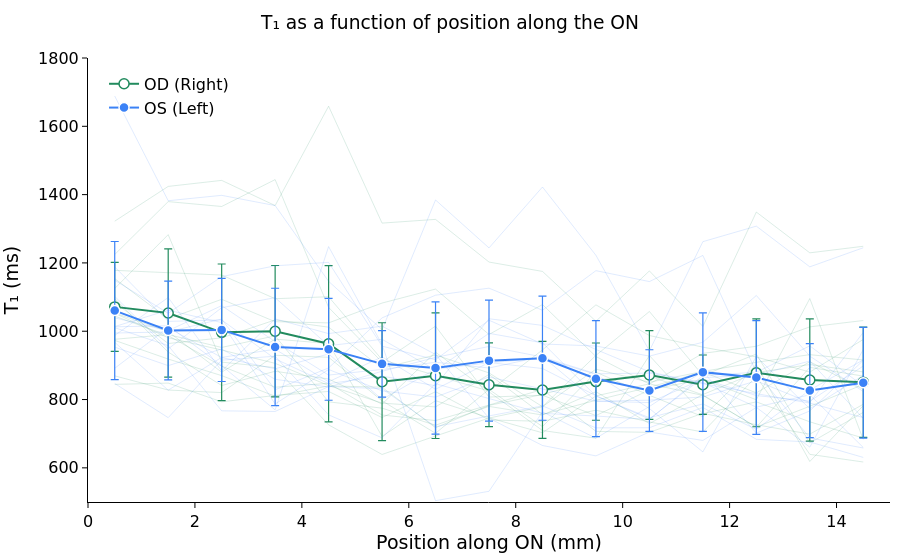

Notebook source saved alongside this figure:
### Code cell
#| label: fig1cell
from pathlib import Path
import numpy as np, pandas as pd
import plotly.graph_objects as go

PXIN, PT = 96, 96 / 72
px = lambda i: round(i * PXIN); pt = lambda p: p * PT

T1_SCALE, N_SLICES, MIN_N = 1000.0, 46, 3
C_OD, C_OS = 'rgb(34,139,94)', 'rgb(59,130,246)'
AX = dict(color='black', linecolor='black', showline=True, mirror=False, showgrid=False,
          zeroline=False, ticks='outside', tickcolor='black', fixedrange=True)

prof = pd.read_csv('data/data_profile.csv')
slice_cols = [f'T1_slice_{i:02d}' for i in range(N_SLICES)]
mm = np.arange(N_SLICES) + 0.5

fig = go.Figure()
for eye, col in [('OD', C_OD), ('OS', C_OS)]:
    M = prof.loc[prof.Eye == eye, slice_cols].to_numpy() * T1_SCALE
    if M.size == 0:
        continue
    faint = col.replace('rgb', 'rgba').replace(')', ',0.2)')
    for row in M:
        fig.add_scatter(x=mm, y=row, mode='lines', line=dict(color=faint, width=0.8),
                        hoverinfo='skip', showlegend=False, connectgaps=False)
    xs, mean, sd = [], [], []
    for j in range(N_SLICES):
        v = M[:, j]; v = v[~np.isnan(v)]
        if len(v) < MIN_N:
            continue
        xs.append(mm[j]); mean.append(v.mean()); sd.append(v.std(ddof=1))
    od = eye == 'OD'
    fig.add_scatter(x=xs, y=mean, mode='lines+markers', name='OD (Right)' if od else 'OS (Left)',
        line=dict(color=col, width=2),
        marker=dict(size=10, color='white' if od else col,
                    line=dict(color=col if od else 'white', width=1.5)),
        error_y=dict(type='data', array=sd, visible=True, color=col, thickness=1.2, width=4))

fig.update_layout(autosize=True, paper_bgcolor='white', plot_bgcolor='white',
    dragmode=False, font=dict(color='black', family='DejaVu Sans, Arial, sans-serif', size=pt(12)),
    title=dict(text='T₁ as a function of position along the ON', x=0.5, xanchor='center', font=dict(size=pt(14))),
    margin=dict(l=px(0.9), r=px(0.1), t=px(0.6), b=px(0.6)),
    xaxis=dict(**AX, title=dict(text='Position along ON (mm)', standoff=5), range=[0, 15]),
    yaxis=dict(**AX, title=dict(text='T₁ (ms)'), range=[500, 1800]),
    legend=dict(x=0.02, y=0.98, xanchor='left', yanchor='top',
                bgcolor='rgba(255,255,255,0)', borderwidth=0, font=dict(size=pt(12))))
fig.show(config={'responsive': True})

### Figure 1 — Plotly figure (JSON) as saved in the notebook; plotly's stock layout.template omitted (floating-point values rounded to 4 significant figures)
{"data": [{"connectgaps": false, "hoverinfo": "skip", "line": {"color": "rgba(34,139,94,0.2)", "width": 0.8}, "mode": "lines", "showlegend": false, "type": "scatter", "x": [0.5, 1.5, 2.5, 3.5, 4.5, 5.5, 6.5, 7.5, 8.5, 9.5, 10.5, 11.5, 12.5, 13.5, 14.5, 15.5, 16.5, 17.5, 18.5, 19.5, 20.5, 21.5, 22.5, 23.5, 24.5, 25.5, 26.5, 27.5, 28.5, 29.5, 30.5, 31.5, 32.5, 33.5, 34.5, 35.5, 36.5, 37.5, 38.5, 39.5, 40.5, 41.5, 42.5, 43.5, 44.5, 45.5], "y": [973.2, 918.6, 870.1, 809.8, 839.9, 836.1, 717.4, 782.9, 814.7, 858.1, 868.9, 813.5, 718.9, 894.3, 868.5, NaN, NaN, NaN, NaN, NaN, NaN, NaN, NaN, NaN, NaN, NaN, NaN, NaN, NaN, NaN, NaN, NaN, NaN, NaN, NaN, NaN, NaN, NaN, NaN, NaN, NaN, NaN, NaN, NaN, NaN, NaN]}, {"connectgaps": false, "hoverinfo": "skip", "line": {"color": "rgba(34,139,94,0.2)", "width": 0.8}, "mode": "lines", "showlegend": false, "type": "scatter", "x": [0.5, 1.5, 2.5, 3.5, 4.5, 5.5, 6.5, 7.5, 8.5, 9.5, 10.5, 11.5, 12.5, 13.5, 14.5, 15.5, 16.5, 17.5, 18.5, 19.5, 20.5, 21.5, 22.5, 23.5, 24.5, 25.5, 26.5, 27.5, 28.5, 29.5, 30.5, 31.5, 32.5, 33.5, 34.5, 35.5, 36.5, 37.5, 38.5, 39.5, 40.5, 41.5, 42.5, 43.5, 44.5, 45.5], "y": [869.3, 827.8, 820.3, 929.6, 923.7, 796.2, 701.2, 829.7, 720.8, 880.1, 812.4, 749.8, 902.4, 618.6, 782.1, NaN, NaN, NaN, NaN, NaN, NaN, NaN, NaN, NaN, NaN, NaN, NaN, NaN, NaN, NaN, NaN, NaN, NaN, NaN, NaN, NaN, NaN, NaN, NaN, NaN, NaN, NaN, NaN, NaN, NaN, NaN]}, {"connectgaps": false, "hoverinfo": "skip", "line": {"color": "rgba(34,139,94,0.2)", "width": 0.8}, "mode": "lines", "showlegend": false, "type": "scatter", "x": [0.5, 1.5, 2.5, 3.5, 4.5, 5.5, 6.5, 7.5, 8.5, 9.5, 10.5, 11.5, 12.5, 13.5, 14.5, 15.5, 16.5, 17.5, 18.5, 19.5, 20.5, 21.5, 22.5, 23.5, 24.5, 25.5, 26.5, 27.5, 28.5, 29.5, 30.5, 31.5, 32.5, 33.5, 34.5, 35.5, 36.5, 37.5, 38.5, 39.5, 40.5, 41.5, 42.5, 43.5, 44.5, 45.5], "y": [1085.0, 964.0, 980.6, 1033.0, 1012.0, 891.8, 930.5, 878.0, 779.1, 888.8, 850.7, 882.1, 909.0, 931.4, 915.8, NaN, NaN, NaN, NaN, NaN, NaN, NaN, NaN, NaN, NaN, NaN, NaN, NaN, NaN, NaN, NaN, NaN, NaN, NaN, NaN, NaN, NaN, NaN, NaN, NaN, NaN, NaN, NaN, NaN, NaN, NaN]}, {"connectgaps": false, "hoverinfo": "skip", "line": {"color": "rgba(34,139,94,0.2)", "width": 0.8}, "mode": "lines", "showlegend": false, "type": "scatter", "x": [0.5, 1.5, 2.5, 3.5, 4.5, 5.5, 6.5, 7.5, 8.5, 9.5, 10.5, 11.5, 12.5, 13.5, 14.5, 15.5, 16.5, 17.5, 18.5, 19.5, 20.5, 21.5, 22.5, 23.5, 24.5, 25.5, 26.5, 27.5, 28.5, 29.5, 30.5, 31.5, 32.5, 33.5, 34.5, 35.5, 36.5, 37.5, 38.5, 39.5, 40.5, 41.5, 42.5, 43.5, 44.5, 45.5], "y": [844.4, 848.2, 793.3, 812.0, 823.7, 747.3, 822.9, 740.3, 736.2, 768.8, 734.4, 704.9, 867.4, 639.5, 617.1, NaN, NaN, NaN, NaN, NaN, NaN, NaN, NaN, NaN, NaN, NaN, NaN, NaN, NaN, NaN, NaN, NaN, NaN, NaN, NaN, NaN, NaN, NaN, NaN, NaN, NaN, NaN, NaN, NaN, NaN, NaN]}, {"connectgaps": false, "hoverinfo": "skip", "line": {"color": "rgba(34,139,94,0.2)", "width": 0.8}, "mode": "lines", "showlegend": false, "type": "scatter", "x": [0.5, 1.5, 2.5, 3.5, 4.5, 5.5, 6.5, 7.5, 8.5, 9.5, 10.5, 11.5, 12.5, 13.5, 14.5, 15.5, 16.5, 17.5, 18.5, 19.5, 20.5, 21.5, 22.5, 23.5, 24.5, 25.5, 26.5, 27.5, 28.5, 29.5, 30.5, 31.5, 32.5, 33.5, 34.5, 35.5, 36.5, 37.5, 38.5, 39.5, 40.5, 41.5, 42.5, 43.5, 44.5, 45.5], "y": [1322.0, 1424.0, 1442.0, 1368.0, 1659.0, 1317.0, 1327.0, 1203.0, 1175.0, 1029.0, 1177.0, 1014.0, 1349.0, 1230.0, 1249.0, NaN, NaN, NaN, NaN, NaN, NaN, NaN, NaN, NaN, NaN, NaN, NaN, NaN, NaN, NaN, NaN, NaN, NaN, NaN, NaN, NaN, NaN, NaN, NaN, NaN, NaN, NaN, NaN, NaN, NaN, NaN]}, {"connectgaps": false, "hoverinfo": "skip", "line": {"color": "rgba(34,139,94,0.2)", "width": 0.8}, "mode": "lines", "showlegend": false, "type": "scatter", "x": [0.5, 1.5, 2.5, 3.5, 4.5, 5.5, 6.5, 7.5, 8.5, 9.5, 10.5, 11.5, 12.5, 13.5, 14.5, 15.5, 16.5, 17.5, 18.5, 19.5, 20.5, 21.5, 22.5, 23.5, 24.5, 25.5, 26.5, 27.5, 28.5, 29.5, 30.5, 31.5, 32.5, 33.5, 34.5, 35.5, 36.5, 37.5, 38.5, 39.5, 40.5, 41.5, 42.5, 43.5, 44.5, 45.5], "y": [1225.0, 1379.0, 1365.0, 1444.0, 1070.0, 909.4, 1015.0, 807.2, 812.7, 753.0, 828.1, 859.5, 799.3, 1096.0, 682.9, NaN, NaN, NaN, NaN, NaN, NaN, NaN, NaN, NaN, NaN, NaN, NaN, NaN, NaN, NaN, NaN, NaN, NaN, NaN, NaN, NaN, NaN, NaN, NaN, NaN, NaN, NaN, NaN, NaN, NaN, NaN]}, {"connectgaps": false, "hoverinfo": "skip", "line": {"color": "rgba(34,139,94,0.2)", "width": 0.8}, "mode": "lines", "showlegend": false, "type": "scatter", "x": [0.5, 1.5, 2.5, 3.5, 4.5, 5.5, 6.5, 7.5, 8.5, 9.5, 10.5, 11.5, 12.5, 13.5, 14.5, 15.5, 16.5, 17.5, 18.5, 19.5, 20.5, 21.5, 22.5, 23.5, 24.5, 25.5, 26.5, 27.5, 28.5, 29.5, 30.5, 31.5, 32.5, 33.5, 34.5, 35.5, 36.5, 37.5, 38.5, 39.5, 40.5, 41.5, 42.5, 43.5, 44.5, 45.5], "y": [976.4, 990.2, 952.5, 986.5, 793.3, 774.7, 724.8, 779.9, 754.7, 822.9, 729.6, 814.7, 878.9, 902.4, 880.8, NaN, NaN, NaN, NaN, NaN, NaN, NaN, NaN, NaN, NaN, NaN, NaN, NaN, NaN, NaN, NaN, NaN, NaN, NaN, NaN, NaN, NaN, NaN, NaN, NaN, NaN, NaN, NaN, NaN, NaN, NaN]}, {"connectgaps": false, "hoverinfo": "skip", "line": {"color": "rgba(34,139,94,0.2)", "width": 0.8}, "mode": "lines", "showlegend": false, "type": "scatter", "x": [0.5, 1.5, 2.5, 3.5, 4.5, 5.5, 6.5, 7.5, 8.5, 9.5, 10.5, 11.5, 12.5, 13.5, 14.5, 15.5, 16.5, 17.5, 18.5, 19.5, 20.5, 21.5, 22.5, 23.5, 24.5, 25.5, 26.5, 27.5, 28.5, 29.5, 30.5, 31.5, 32.5, 33.5, 34.5, 35.5, 36.5, 37.5, 38.5, 39.5, 40.5, 41.5, 42.5, 43.5, 44.5, 45.5], "y": [1096.0, 939.1, 841.0, 882.8, 860.1, 786.6, 938.7, 822.6, 709.3, 686.9, 928.8, 758.4, 793.3, 734.7, 687.2, NaN, NaN, NaN, NaN, NaN, NaN, NaN, NaN, NaN, NaN, NaN, NaN, NaN, NaN, NaN, NaN, NaN, NaN, NaN, NaN, NaN, NaN, NaN, NaN, NaN, NaN, NaN, NaN, NaN, NaN, NaN]}, {"connectgaps": false, "hoverinfo": "skip", "line": {"color": "rgba(34,139,94,0.2)", "width": 0.8}, "mode": "lines", "showlegend": false, "type": "scatter", "x": [0.5, 1.5, 2.5, 3.5, 4.5, 5.5, 6.5, 7.5, 8.5, 9.5, 10.5, 11.5, 12.5, 13.5, 14.5, 15.5, 16.5, 17.5, 18.5, 19.5, 20.5, 21.5, 22.5, 23.5, 24.5, 25.5, 26.5, 27.5, 28.5, 29.5, 30.5, 31.5, 32.5, 33.5, 34.5, 35.5, 36.5, 37.5, 38.5, 39.5, 40.5, 41.5, 42.5, 43.5, 44.5, 45.5], "y": [1154.0, 1037.0, 1093.0, 1028.0, 1024.0, 1083.0, 1123.0, 990.4, 1078.0, 925.9, 845.3, 935.2, 955.9, 1013.0, 1031.0, NaN, NaN, NaN, NaN, NaN, NaN, NaN, NaN, NaN, NaN, NaN, NaN, NaN, NaN, NaN, NaN, NaN, NaN, NaN, NaN, NaN, NaN, NaN, NaN, NaN, NaN, NaN, NaN, NaN, NaN, NaN]}, {"connectgaps": false, "hoverinfo": "skip", "line": {"color": "rgba(34,139,94,0.2)", "width": 0.8}, "mode": "lines", "showlegend": false, "type": "scatter", "x": [0.5, 1.5, 2.5, 3.5, 4.5, 5.5, 6.5, 7.5, 8.5, 9.5, 10.5, 11.5, 12.5, 13.5, 14.5, 15.5, 16.5, 17.5, 18.5, 19.5, 20.5, 21.5, 22.5, 23.5, 24.5, 25.5, 26.5, 27.5, 28.5, 29.5, 30.5, 31.5, 32.5, 33.5, 34.5, 35.5, 36.5, 37.5, 38.5, 39.5, 40.5, 41.5, 42.5, 43.5, 44.5, 45.5], "y": [1125.0, 1283.0, 909.5, 893.5, 725.9, 639.2, 693.1, 745.8, 778.8, 929.2, 1058.0, 870.5, 933.1, 672.8, 762.5, NaN, NaN, NaN, NaN, NaN, NaN, NaN, NaN, NaN, NaN, NaN, NaN, NaN, NaN, NaN, NaN, NaN, NaN, NaN, NaN, NaN, NaN, NaN, NaN, NaN, NaN, NaN, NaN, NaN, NaN, NaN]}, {"connectgaps": false, "hoverinfo": "skip", "line": {"color": "rgba(34,139,94,0.2)", "width": 0.8}, "mode": "lines", "showlegend": false, "type": "scatter", "x": [0.5, 1.5, 2.5, 3.5, 4.5, 5.5, 6.5, 7.5, 8.5, 9.5, 10.5, 11.5, 12.5, 13.5, 14.5, 15.5, 16.5, 17.5, 18.5, 19.5, 20.5, 21.5, 22.5, 23.5, 24.5, 25.5, 26.5, 27.5, 28.5, 29.5, 30.5, 31.5, 32.5, 33.5, 34.5, 35.5, 36.5, 37.5, 38.5, 39.5, 40.5, 41.5, 42.5, 43.5, 44.5, 45.5], "y": [1053.0, 980.9, 945.0, 906.0, 841.0, 789.6, 778.4, 873.5, 756.2, 797.7, 836.1, 880.8, 819.6, 910.7, 829.7, NaN, NaN, NaN, NaN, NaN, NaN, NaN, NaN, NaN, NaN, NaN, NaN, NaN, NaN, NaN, NaN, NaN, NaN, NaN, NaN, NaN, NaN, NaN, NaN, NaN, NaN, NaN, NaN, NaN, NaN, NaN]}, {"connectgaps": false, "hoverinfo": "skip", "line": {"color": "rgba(34,139,94,0.2)", "width": 0.8}, "mode": "lines", "showlegend": false, "type": "scatter", "x": [0.5, 1.5, 2.5, 3.5, 4.5, 5.5, 6.5, 7.5, 8.5, 9.5, 10.5, 11.5, 12.5, 13.5, 14.5, 15.5, 16.5, 17.5, 18.5, 19.5, 20.5, 21.5, 22.5, 23.5, 24.5, 25.5, 26.5, 27.5, 28.5, 29.5, 30.5, 31.5, 32.5, 33.5, 34.5, 35.5, 36.5, 37.5, 38.5, 39.5, 40.5, 41.5, 42.5, 43.5, 44.5, 45.5], "y": [1178.0, 1171.0, 1165.0, 1095.0, 1101.0, 916.6, 871.2, 824.8, 945.3, 1077.0, 987.4, 953.3, 924.6, 880.5, 975.9, NaN, NaN, NaN, NaN, NaN, NaN, NaN, NaN, NaN, NaN, NaN, NaN, NaN, NaN, NaN, NaN, NaN, NaN, NaN, NaN, NaN, NaN, NaN, NaN, NaN, NaN, NaN, NaN, NaN, NaN, NaN]}, {"connectgaps": false, "hoverinfo": "skip", "line": {"color": "rgba(34,139,94,0.2)", "width": 0.8}, "mode": "lines", "showlegend": false, "type": "scatter", "x": [0.5, 1.5, 2.5, 3.5, 4.5, 5.5, 6.5, 7.5, 8.5, 9.5, 10.5, 11.5, 12.5, 13.5, 14.5, 15.5, 16.5, 17.5, 18.5, 19.5, 20.5, 21.5, 22.5, 23.5, 24.5, 25.5, 26.5, 27.5, 28.5, 29.5, 30.5, 31.5, 32.5, 33.5, 34.5, 35.5, 36.5, 37.5, 38.5, 39.5, 40.5, 41.5, 42.5, 43.5, 44.5, 45.5], "y": [1044.0, 987.3, 897.7, 836.1, 847.4, 754.7, 738.4, 783.6, 829.3, 706.8, 703.8, 759.9, 726.3, 698.7, 786.2, NaN, NaN, NaN, NaN, NaN, NaN, NaN, NaN, NaN, NaN, NaN, NaN, NaN, NaN, NaN, NaN, NaN, NaN, NaN, NaN, NaN, NaN, NaN, NaN, NaN, NaN, NaN, NaN, NaN, NaN, NaN]}, {"connectgaps": false, "hoverinfo": "skip", "line": {"color": "rgba(34,139,94,0.2)", "width": 0.8}, "mode": "lines", "showlegend": false, "type": "scatter", "x": [0.5, 1.5, 2.5, 3.5, 4.5, 5.5, 6.5, 7.5, 8.5, 9.5, 10.5, 11.5, 12.5, 13.5, 14.5, 15.5, 16.5, 17.5, 18.5, 19.5, 20.5, 21.5, 22.5, 23.5, 24.5, 25.5, 26.5, 27.5, 28.5, 29.5, 30.5, 31.5, 32.5, 33.5, 34.5, 35.5, 36.5, 37.5, 38.5, 39.5, 40.5, 41.5, 42.5, 43.5, 44.5, 45.5], "y": [1053.0, 998.7, 880.1, 976.8, 964.3, 692.0, 796.6, 746.5, 702.7, 810.5, 845.9, 812.0, 719.6, 780.3, 844.0, NaN, NaN, NaN, NaN, NaN, NaN, NaN, NaN, NaN, NaN, NaN, NaN, NaN, NaN, NaN, NaN, NaN, NaN, NaN, NaN, NaN, NaN, NaN, NaN, NaN, NaN, NaN, NaN, NaN, NaN, NaN]}, {"error_y": {"array": [130.3, 188.0, 200.0, 192.4, 228.9, 172.5, 184.0, 122.7, 142.0, 113.1, 130.1, 86.99, 158.1, 179.0, 161.4], "color": "rgb(34,139,94)", "thickness": 1.2, "type": "data", "visible": true, "width": 4}, "line": {"color": "rgb(34,139,94)", "width": 2}, "marker": {"color": "white", "line": {"color": "rgb(34,139,94)", "width": 1.5}, "size": 10}, "mode": "lines+markers", "name": "OD (Right)", "type": "scatter", "x": [0.5, 1.5, 2.5, 3.5, 4.5, 5.5, 6.5, 7.5, 8.5, 9.5, 10.5, 11.5, 12.5, 13.5, 14.5], "y": [1071.0, 1053.0, 996.8, 1000.0, 963.2, 852.4, 869.9, 843.4, 828.1, 852.5, 871.8, 843.5, 878.4, 857.3, 850.9]}, {"connectgaps": false, "hoverinfo": "skip", "line": {"color": "rgba(59,130,246,0.2)", "width": 0.8}, "mode": "lines", "showlegend": false, "type": "scatter", "x": [0.5, 1.5, 2.5, 3.5, 4.5, 5.5, 6.5, 7.5, 8.5, 9.5, 10.5, 11.5, 12.5, 13.5, 14.5, 15.5, 16.5, 17.5, 18.5, 19.5, 20.5, 21.5, 22.5, 23.5, 24.5, 25.5, 26.5, 27.5, 28.5, 29.5, 30.5, 31.5, 32.5, 33.5, 34.5, 35.5, 36.5, 37.5, 38.5, 39.5, 40.5, 41.5, 42.5, 43.5, 44.5, 45.5], "y": [953.3, 899.3, 948.1, 859.3, 836.5, 882.8, 923.3, 955.4, 924.5, 875.4, 877.4, 849.7, 777.7, 813.9, 659.6, NaN, NaN, NaN, NaN, NaN, NaN, NaN, NaN, NaN, NaN, NaN, NaN, NaN, NaN, NaN, NaN, NaN, NaN, NaN, NaN, NaN, NaN, NaN, NaN, NaN, NaN, NaN, NaN, NaN, NaN, NaN]}, {"connectgaps": false, "hoverinfo": "skip", "line": {"color": "rgba(59,130,246,0.2)", "width": 0.8}, "mode": "lines", "showlegend": false, "type": "scatter", "x": [0.5, 1.5, 2.5, 3.5, 4.5, 5.5, 6.5, 7.5, 8.5, 9.5, 10.5, 11.5, 12.5, 13.5, 14.5, 15.5, 16.5, 17.5, 18.5, 19.5, 20.5, 21.5, 22.5, 23.5, 24.5, 25.5, 26.5, 27.5, 28.5, 29.5, 30.5, 31.5, 32.5, 33.5, 34.5, 35.5, 36.5, 37.5, 38.5, 39.5, 40.5, 41.5, 42.5, 43.5, 44.5, 45.5], "y": [847.1, 746.9, 915.4, 926.8, 755.0, 688.0, 846.3, 803.7, 759.5, 751.7, 741.7, 870.1, 880.1, 687.6, 658.1, NaN, NaN, NaN, NaN, NaN, NaN, NaN, NaN, NaN, NaN, NaN, NaN, NaN, NaN, NaN, NaN, NaN, NaN, NaN, NaN, NaN, NaN, NaN, NaN, NaN, NaN, NaN, NaN, NaN, NaN, NaN]}, {"connectgaps": false, "hoverinfo": "skip", "line": {"color": "rgba(59,130,246,0.2)", "width": 0.8}, "mode": "lines", "showlegend": false, "type": "scatter", "x": [0.5, 1.5, 2.5, 3.5, 4.5, 5.5, 6.5, 7.5, 8.5, 9.5, 10.5, 11.5, 12.5, 13.5, 14.5, 15.5, 16.5, 17.5, 18.5, 19.5, 20.5, 21.5, 22.5, 23.5, 24.5, 25.5, 26.5, 27.5, 28.5, 29.5, 30.5, 31.5, 32.5, 33.5, 34.5, 35.5, 36.5, 37.5, 38.5, 39.5, 40.5, 41.5, 42.5, 43.5, 44.5, 45.5], "y": [1102.0, 948.2, 1069.0, 1098.0, 957.6, 976.4, 886.3, 993.8, 966.1, 810.1, 746.7, 787.1, 712.6, 827.7, 916.2, NaN, NaN, NaN, NaN, NaN, NaN, NaN, NaN, NaN, NaN, NaN, NaN, NaN, NaN, NaN, NaN, NaN, NaN, NaN, NaN, NaN, NaN, NaN, NaN, NaN, NaN, NaN, NaN, NaN, NaN, NaN]}, {"connectgaps": false, "hoverinfo": "skip", "line": {"color": "rgba(59,130,246,0.2)", "width": 0.8}, "mode": "lines", "showlegend": false, "type": "scatter", "x": [0.5, 1.5, 2.5, 3.5, 4.5, 5.5, 6.5, 7.5, 8.5, 9.5, 10.5, 11.5, 12.5, 13.5, 14.5, 15.5, 16.5, 17.5, 18.5, 19.5, 20.5, 21.5, 22.5, 23.5, 24.5, 25.5, 26.5, 27.5, 28.5, 29.5, 30.5, 31.5, 32.5, 33.5, 34.5, 35.5, 36.5, 37.5, 38.5, 39.5, 40.5, 41.5, 42.5, 43.5, 44.5, 45.5], "y": [967.5, 827.5, 923.3, 947.3, 852.0, 924.9, 830.1, 908.3, 890.8, 811.3, 742.8, 864.3, 871.2, 912.7, 744.7, NaN, NaN, NaN, NaN, NaN, NaN, NaN, NaN, NaN, NaN, NaN, NaN, NaN, NaN, NaN, NaN, NaN, NaN, NaN, NaN, NaN, NaN, NaN, NaN, NaN, NaN, NaN, NaN, NaN, NaN, NaN]}, {"connectgaps": false, "hoverinfo": "skip", "line": {"color": "rgba(59,130,246,0.2)", "width": 0.8}, "mode": "lines", "showlegend": false, "type": "scatter", "x": [0.5, 1.5, 2.5, 3.5, 4.5, 5.5, 6.5, 7.5, 8.5, 9.5, 10.5, 11.5, 12.5, 13.5, 14.5, 15.5, 16.5, 17.5, 18.5, 19.5, 20.5, 21.5, 22.5, 23.5, 24.5, 25.5, 26.5, 27.5, 28.5, 29.5, 30.5, 31.5, 32.5, 33.5, 34.5, 35.5, 36.5, 37.5, 38.5, 39.5, 40.5, 41.5, 42.5, 43.5, 44.5, 45.5], "y": [1689.0, 1382.0, 1398.0, 1368.0, 1146.0, 1004.0, 1384.0, 1244.0, 1422.0, 1222.0, 942.6, 1262.0, 1308.0, 1189.0, 1244.0, NaN, NaN, NaN, NaN, NaN, NaN, NaN, NaN, NaN, NaN, NaN, NaN, NaN, NaN, NaN, NaN, NaN, NaN, NaN, NaN, NaN, NaN, NaN, NaN, NaN, NaN, NaN, NaN, NaN, NaN, NaN]}, {"connectgaps": false, "hoverinfo": "skip", "line": {"color": "rgba(59,130,246,0.2)", "width": 0.8}, "mode": "lines", "showlegend": false, "type": "scatter", "x": [0.5, 1.5, 2.5, 3.5, 4.5, 5.5, 6.5, 7.5, 8.5, 9.5, 10.5, 11.5, 12.5, 13.5, 14.5, 15.5, 16.5, 17.5, 18.5, 19.5, 20.5, 21.5, 22.5, 23.5, 24.5, 25.5, 26.5, 27.5, 28.5, 29.5, 30.5, 31.5, 32.5, 33.5, 34.5, 35.5, 36.5, 37.5, 38.5, 39.5, 40.5, 41.5, 42.5, 43.5, 44.5, 45.5], "y": [1188.0, 1029.0, 1033.0, 919.1, 846.5, 868.7, 840.3, 1037.0, 1017.0, 946.6, 881.3, 846.5, 817.3, 789.6, 747.1, NaN, NaN, NaN, NaN, NaN, NaN, NaN, NaN, NaN, NaN, NaN, NaN, NaN, NaN, NaN, NaN, NaN, NaN, NaN, NaN, NaN, NaN, NaN, NaN, NaN, NaN, NaN, NaN, NaN, NaN, NaN]}, {"connectgaps": false, "hoverinfo": "skip", "line": {"color": "rgba(59,130,246,0.2)", "width": 0.8}, "mode": "lines", "showlegend": false, "type": "scatter", "x": [0.5, 1.5, 2.5, 3.5, 4.5, 5.5, 6.5, 7.5, 8.5, 9.5, 10.5, 11.5, 12.5, 13.5, 14.5, 15.5, 16.5, 17.5, 18.5, 19.5, 20.5, 21.5, 22.5, 23.5, 24.5, 25.5, 26.5, 27.5, 28.5, 29.5, 30.5, 31.5, 32.5, 33.5, 34.5, 35.5, 36.5, 37.5, 38.5, 39.5, 40.5, 41.5, 42.5, 43.5, 44.5, 45.5], "y": [891.6, 1010.0, 922.9, 890.1, 933.5, 800.3, 889.3, 907.5, 921.3, 873.5, 773.6, 646.6, 926.1, 772.9, 870.8, NaN, NaN, NaN, NaN, NaN, NaN, NaN, NaN, NaN, NaN, NaN, NaN, NaN, NaN, NaN, NaN, NaN, NaN, NaN, NaN, NaN, NaN, NaN, NaN, NaN, NaN, NaN, NaN, NaN, NaN, NaN]}, {"connectgaps": false, "hoverinfo": "skip", "line": {"color": "rgba(59,130,246,0.2)", "width": 0.8}, "mode": "lines", "showlegend": false, "type": "scatter", "x": [0.5, 1.5, 2.5, 3.5, 4.5, 5.5, 6.5, 7.5, 8.5, 9.5, 10.5, 11.5, 12.5, 13.5, 14.5, 15.5, 16.5, 17.5, 18.5, 19.5, 20.5, 21.5, 22.5, 23.5, 24.5, 25.5, 26.5, 27.5, 28.5, 29.5, 30.5, 31.5, 32.5, 33.5, 34.5, 35.5, 36.5, 37.5, 38.5, 39.5, 40.5, 41.5, 42.5, 43.5, 44.5, 45.5], "y": [1039.0, 1002.0, 1075.0, 969.5, 871.6, 888.1, 909.1, 892.4, 926.1, 795.1, 791.1, 860.1, 811.6, 795.1, 898.1, NaN, NaN, NaN, NaN, NaN, NaN, NaN, NaN, NaN, NaN, NaN, NaN, NaN, NaN, NaN, NaN, NaN, NaN, NaN, NaN, NaN, NaN, NaN, NaN, NaN, NaN, NaN, NaN, NaN, NaN, NaN]}, {"connectgaps": false, "hoverinfo": "skip", "line": {"color": "rgba(59,130,246,0.2)", "width": 0.8}, "mode": "lines", "showlegend": false, "type": "scatter", "x": [0.5, 1.5, 2.5, 3.5, 4.5, 5.5, 6.5, 7.5, 8.5, 9.5, 10.5, 11.5, 12.5, 13.5, 14.5, 15.5, 16.5, 17.5, 18.5, 19.5, 20.5, 21.5, 22.5, 23.5, 24.5, 25.5, 26.5, 27.5, 28.5, 29.5, 30.5, 31.5, 32.5, 33.5, 34.5, 35.5, 36.5, 37.5, 38.5, 39.5, 40.5, 41.5, 42.5, 43.5, 44.5, 45.5], "y": [994.7, 998.1, 1036.0, 828.5, 892.6, 1039.0, 1105.0, 1126.0, 1061.0, 1177.0, 1145.0, 1222.0, 879.6, 957.2, 839.4, NaN, NaN, NaN, NaN, NaN, NaN, NaN, NaN, NaN, NaN, NaN, NaN, NaN, NaN, NaN, NaN, NaN, NaN, NaN, NaN, NaN, NaN, NaN, NaN, NaN, NaN, NaN, NaN, NaN, NaN, NaN]}, {"connectgaps": false, "hoverinfo": "skip", "line": {"color": "rgba(59,130,246,0.2)", "width": 0.8}, "mode": "lines", "showlegend": false, "type": "scatter", "x": [0.5, 1.5, 2.5, 3.5, 4.5, 5.5, 6.5, 7.5, 8.5, 9.5, 10.5, 11.5, 12.5, 13.5, 14.5, 15.5, 16.5, 17.5, 18.5, 19.5, 20.5, 21.5, 22.5, 23.5, 24.5, 25.5, 26.5, 27.5, 28.5, 29.5, 30.5, 31.5, 32.5, 33.5, 34.5, 35.5, 36.5, 37.5, 38.5, 39.5, 40.5, 41.5, 42.5, 43.5, 44.5, 45.5], "y": [1013.0, 1016.0, 899.3, 769.5, 1248.0, 961.0, 503.9, 531.4, 764.0, 686.9, 779.5, 882.4, 701.6, 766.5, 914.6, NaN, NaN, NaN, NaN, NaN, NaN, NaN, NaN, NaN, NaN, NaN, NaN, NaN, NaN, NaN, NaN, NaN, NaN, NaN, NaN, NaN, NaN, NaN, NaN, NaN, NaN, NaN, NaN, NaN, NaN, NaN]}, {"connectgaps": false, "hoverinfo": "skip", "line": {"color": "rgba(59,130,246,0.2)", "width": 0.8}, "mode": "lines", "showlegend": false, "type": "scatter", "x": [0.5, 1.5, 2.5, 3.5, 4.5, 5.5, 6.5, 7.5, 8.5, 9.5, 10.5, 11.5, 12.5, 13.5, 14.5, 15.5, 16.5, 17.5, 18.5, 19.5, 20.5, 21.5, 22.5, 23.5, 24.5, 25.5, 26.5, 27.5, 28.5, 29.5, 30.5, 31.5, 32.5, 33.5, 34.5, 35.5, 36.5, 37.5, 38.5, 39.5, 40.5, 41.5, 42.5, 43.5, 44.5, 45.5], "y": [1014.0, 1062.0, 1025.0, 787.0, 888.1, 825.2, 807.1, 866.2, 830.9, 795.1, 798.1, 807.5, 854.7, 791.1, 996.7, NaN, NaN, NaN, NaN, NaN, NaN, NaN, NaN, NaN, NaN, NaN, NaN, NaN, NaN, NaN, NaN, NaN, NaN, NaN, NaN, NaN, NaN, NaN, NaN, NaN, NaN, NaN, NaN, NaN, NaN, NaN]}, {"connectgaps": false, "hoverinfo": "skip", "line": {"color": "rgba(59,130,246,0.2)", "width": 0.8}, "mode": "lines", "showlegend": false, "type": "scatter", "x": [0.5, 1.5, 2.5, 3.5, 4.5, 5.5, 6.5, 7.5, 8.5, 9.5, 10.5, 11.5, 12.5, 13.5, 14.5, 15.5, 16.5, 17.5, 18.5, 19.5, 20.5, 21.5, 22.5, 23.5, 24.5, 25.5, 26.5, 27.5, 28.5, 29.5, 30.5, 31.5, 32.5, 33.5, 34.5, 35.5, 36.5, 37.5, 38.5, 39.5, 40.5, 41.5, 42.5, 43.5, 44.5, 45.5], "y": [1149.0, 1053.0, 1160.0, 1192.0, 1202.0, 956.3, 916.6, 1032.0, 962.7, 956.7, 927.2, 967.8, 1105.0, 927.2, 823.5, NaN, NaN, NaN, NaN, NaN, NaN, NaN, NaN, NaN, NaN, NaN, NaN, NaN, NaN, NaN, NaN, NaN, NaN, NaN, NaN, NaN, NaN, NaN, NaN, NaN, NaN, NaN, NaN, NaN, NaN, NaN]}, {"connectgaps": false, "hoverinfo": "skip", "line": {"color": "rgba(59,130,246,0.2)", "width": 0.8}, "mode": "lines", "showlegend": false, "type": "scatter", "x": [0.5, 1.5, 2.5, 3.5, 4.5, 5.5, 6.5, 7.5, 8.5, 9.5, 10.5, 11.5, 12.5, 13.5, 14.5, 15.5, 16.5, 17.5, 18.5, 19.5, 20.5, 21.5, 22.5, 23.5, 24.5, 25.5, 26.5, 27.5, 28.5, 29.5, 30.5, 31.5, 32.5, 33.5, 34.5, 35.5, 36.5, 37.5, 38.5, 39.5, 40.5, 41.5, 42.5, 43.5, 44.5, 45.5], "y": [1010.0, 957.8, 766.9, 765.1, 838.0, 831.6, 720.4, 752.1, 781.4, 717.1, 717.4, 776.9, 683.5, 675.8, 630.6, NaN, NaN, NaN, NaN, NaN, NaN, NaN, NaN, NaN, NaN, NaN, NaN, NaN, NaN, NaN, NaN, NaN, NaN, NaN, NaN, NaN, NaN, NaN, NaN, NaN, NaN, NaN, NaN, NaN, NaN, NaN]}, {"connectgaps": false, "hoverinfo": "skip", "line": {"color": "rgba(59,130,246,0.2)", "width": 0.8}, "mode": "lines", "showlegend": false, "type": "scatter", "x": [0.5, 1.5, 2.5, 3.5, 4.5, 5.5, 6.5, 7.5, 8.5, 9.5, 10.5, 11.5, 12.5, 13.5, 14.5, 15.5, 16.5, 17.5, 18.5, 19.5, 20.5, 21.5, 22.5, 23.5, 24.5, 25.5, 26.5, 27.5, 28.5, 29.5, 30.5, 31.5, 32.5, 33.5, 34.5, 35.5, 36.5, 37.5, 38.5, 39.5, 40.5, 41.5, 42.5, 43.5, 44.5, 45.5], "y": [987.8, 1099.0, 883.5, 1036.0, 993.0, 1015.0, 932.0, 745.4, 665.5, 635.0, 704.9, 680.2, 776.9, 660.7, 946.5, NaN, NaN, NaN, NaN, NaN, NaN, NaN, NaN, NaN, NaN, NaN, NaN, NaN, NaN, NaN, NaN, NaN, NaN, NaN, NaN, NaN, NaN, NaN, NaN, NaN, NaN, NaN, NaN, NaN, NaN, NaN]}, {"error_y": {"array": [202.2, 144.6, 151.1, 171.9, 149.2, 97.33, 193.6, 176.9, 181.6, 169.9, 119.4, 173.7, 166.6, 137.4, 162.1], "color": "rgb(59,130,246)", "thickness": 1.2, "type": "data", "visible": true, "width": 4}, "line": {"color": "rgb(59,130,246)", "width": 2}, "marker": {"color": "rgb(59,130,246)", "line": {"color": "white", "width": 1.5}, "size": 10}, "mode": "lines+markers", "name": "OS (Left)", "type": "scatter", "x": [0.5, 1.5, 2.5, 3.5, 4.5, 5.5, 6.5, 7.5, 8.5, 9.5, 10.5, 11.5, 12.5, 13.5, 14.5], "y": [1060.0, 1002.0, 1004.0, 954.0, 947.2, 904.4, 892.5, 913.9, 921.0, 861.0, 826.4, 880.2, 864.7, 826.2, 849.3]}], "layout": {"autosize": true, "dragmode": false, "font": {"color": "black", "family": "DejaVu Sans, Arial, sans-serif", "size": 16}, "legend": {"bgcolor": "rgba(255,255,255,0)", "borderwidth": 0, "font": {"size": 16}, "x": 0.02, "xanchor": "left", "y": 0.98, "yanchor": "top"}, "margin": {"b": 58, "l": 86, "r": 10, "t": 58}, "paper_bgcolor": "white", "plot_bgcolor": "white", "title": {"font": {"size": 18.67}, "text": "T₁ as a function of position along the ON", "x": 0.5, "xanchor": "center"}, "xaxis": {"color": "black", "fixedrange": true, "linecolor": "black", "mirror": false, "range": [0, 15], "showgrid": false, "showline": true, "tickcolor": "black", "ticks": "outside", "title": {"standoff": 5, "text": "Position along ON (mm)"}, "zeroline": false}, "yaxis": {"color": "black", "fixedrange": true, "linecolor": "black", "mirror": false, "range": [500, 1800], "showgrid": false, "showline": true, "tickcolor": "black", "ticks": "outside", "title": {"text": "T₁ (ms)"}, "zeroline": false}}}
